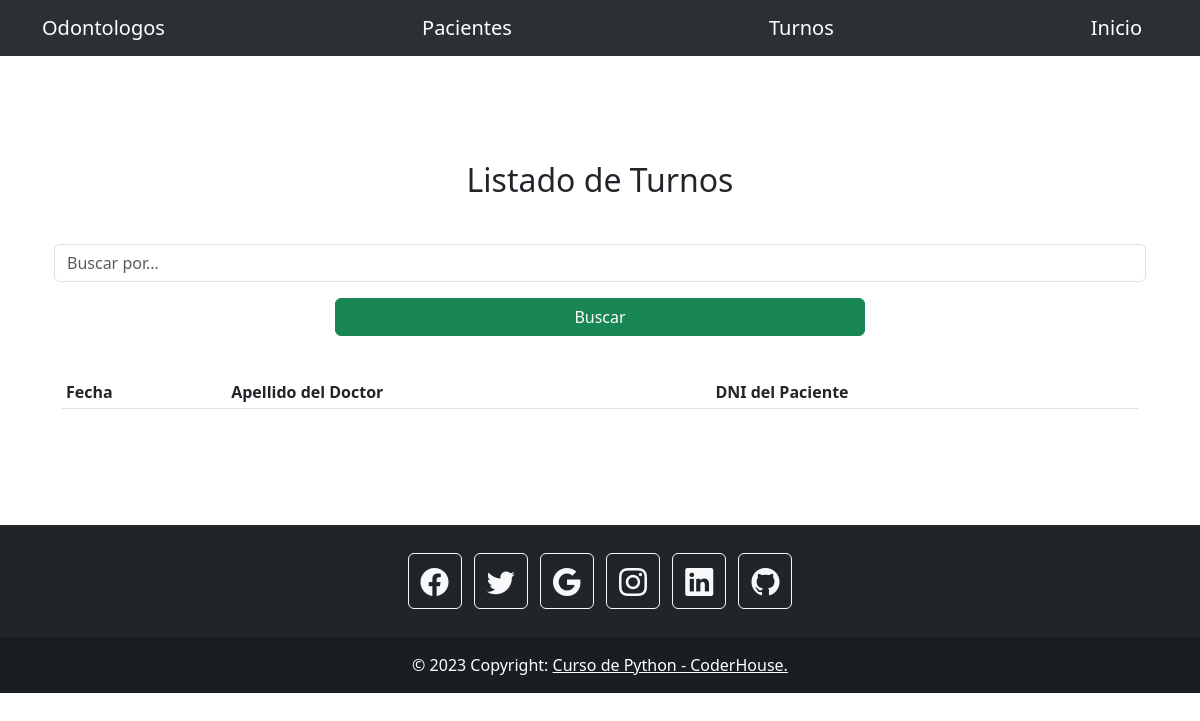
/AppCode/listarturnos, run on an earlier commit of the app's database.
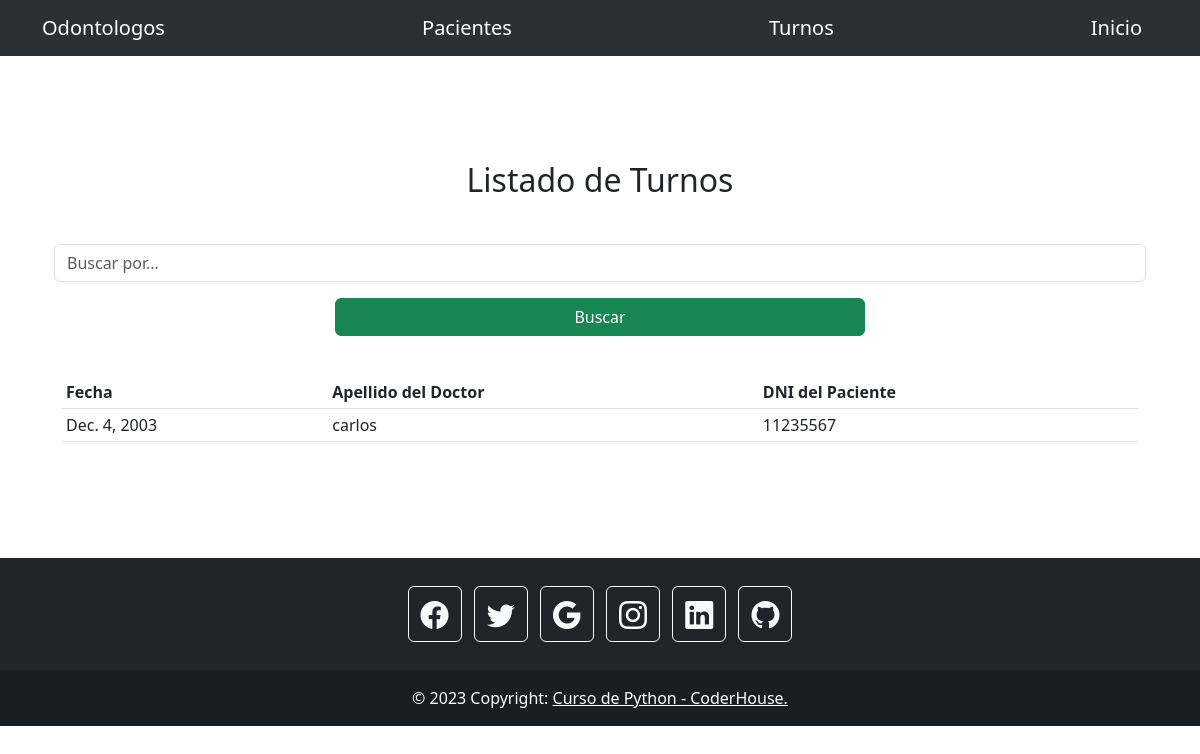
And on a later commit of the database.
### AppCode/models.py (models this page shows)
class Turno(models.Model):
    fecha= models.DateField()
    dni_paciente= models.IntegerField()
    apellido_doctor= models.CharField(max_length=50)

### AppCode/views.py (the view)
# urls.py: path('listarturnos', views.listar_turnos, name="ListarTurnos"),
def listar_turnos(request):
    contexto = {
        'turnos': Turno.objects.all()
    }
    return render(
        request=request,
        template_name='AppCode/listar_turnos.html',
        context=contexto,
    )

### AppCode/templates/AppCode/listar_turnos.html (shortened to what this page needs)
{% extends "AppCode/base.html" %}
{% block contenido %}
<div class="container">
    <p class="text-center fs-2 text">Listado de Turnos</p>
    <br>
    <form action="{% url 'BuscarTurnos' %}" method="Post" class="row g-3">
    <input type="text" name="busqueda" class="form-control" placeholder="Buscar por...">
    <div class="d-grid gap-2 col-6 mx-auto">
        <input type="submit" value="Buscar" class="btn btn-success mb-3">
    </div>
    </form>
    <br>
    <table class="table table-sm">
        <tbody>
          <tr>
            <th>Fecha</th>
            <th>Apellido del Doctor</th>
            <th>DNI del Paciente</th>
          </tr>
          {% for turno in turnos %}
          <tr>
            <td>{{ turno.fecha }}</td>
            <td>{{ turno.apellido_doctor }}</td>
            <td>{{ turno.dni_paciente }}</td>
            </tr>
          {% endfor %}
        </tbody>
      </table>
</div>
{% endblock %}

What changed in the data, as far as the page shows it:
added Turno: fecha "Dec. 4, 2003", apellido_doctor "carlos", dni_paciente "11235567"
